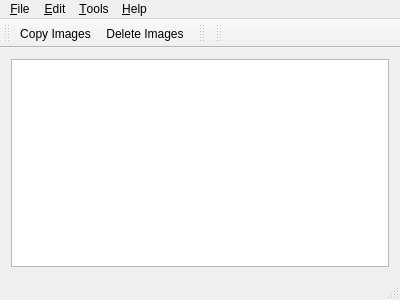
<?xml version="1.0" encoding="UTF-8"?>
<ui version="4.0">
 <class>MainWindow</class>
 <widget class="QMainWindow" name="MainWindow">
  <property name="geometry">
   <rect>
    <x>0</x>
    <y>0</y>
    <width>400</width>
    <height>300</height>
   </rect>
  </property>
  <property name="windowTitle">
   <string>MainWindow</string>
  </property>
  <widget class="QWidget" name="centralWidget">
   <layout class="QVBoxLayout" name="verticalLayout">
    <item>
     <widget class="DictionaryTextEdit" name="textEdit"/>
    </item>
   </layout>
  </widget>
  <widget class="QMenuBar" name="menuBar">
   <property name="geometry">
    <rect>
     <x>0</x>
     <y>0</y>
     <width>400</width>
     <height>20</height>
    </rect>
   </property>
   <widget class="QMenu" name="menu_File">
    <property name="title">
     <string>&amp;File</string>
    </property>
    <addaction name="action_Save"/>
    <addaction name="separator"/>
    <addaction name="actionQuit"/>
   </widget>
   <widget class="QMenu" name="menu_Tools">
    <property name="title">
     <string>&amp;Tools</string>
    </property>
    <addaction name="actionCopyImages"/>
    <addaction name="actionDeleteImages"/>
   </widget>
   <widget class="QMenu" name="menu_Help">
    <property name="title">
     <string>&amp;Help</string>
    </property>
    <addaction name="actionAbout_Qt"/>
   </widget>
   <widget class="QMenu" name="menu_Edit">
    <property name="title">
     <string>&amp;Edit</string>
    </property>
   </widget>
   <addaction name="menu_File"/>
   <addaction name="menu_Edit"/>
   <addaction name="menu_Tools"/>
   <addaction name="menu_Help"/>
  </widget>
  <widget class="QToolBar" name="mainToolBar">
   <property name="windowTitle">
    <string>Tools</string>
   </property>
   <property name="iconSize">
    <size>
     <width>40</width>
     <height>40</height>
    </size>
   </property>
   <attribute name="toolBarArea">
    <enum>TopToolBarArea</enum>
   </attribute>
   <attribute name="toolBarBreak">
    <bool>false</bool>
   </attribute>
   <addaction name="actionCopyImages"/>
   <addaction name="actionDeleteImages"/>
  </widget>
  <widget class="QStatusBar" name="statusBar"/>
  <widget class="QToolBar" name="editToolBar">
   <property name="windowTitle">
    <string>Edit</string>
   </property>
   <attribute name="toolBarArea">
    <enum>TopToolBarArea</enum>
   </attribute>
   <attribute name="toolBarBreak">
    <bool>false</bool>
   </attribute>
  </widget>
  <widget class="QToolBar" name="fontToolBar">
   <property name="windowTitle">
    <string>Font</string>
   </property>
   <attribute name="toolBarArea">
    <enum>TopToolBarArea</enum>
   </attribute>
   <attribute name="toolBarBreak">
    <bool>false</bool>
   </attribute>
  </widget>
  <action name="actionCopyImages">
   <property name="checkable">
    <bool>true</bool>
   </property>
   <property name="icon">
    <iconset resource="../../../resources.qrc">
     <normaloff>:/Resources/Images/1340368690_iPhoto.png</normaloff>:/Resources/Images/1340368690_iPhoto.png</iconset>
   </property>
   <property name="text">
    <string>Copy Images</string>
   </property>
   <property name="shortcut">
    <string>Ctrl+R</string>
   </property>
  </action>
  <action name="action_Save">
   <property name="text">
    <string>&amp;Save</string>
   </property>
  </action>
  <action name="actionAbout_Qt">
   <property name="icon">
    <iconset resource="../../../resources.qrc">
     <normaloff>:/Resources/Images/qtcreator_logo_512.png</normaloff>:/Resources/Images/qtcreator_logo_512.png</iconset>
   </property>
   <property name="text">
    <string>About Qt...</string>
   </property>
  </action>
  <action name="actionDeleteImages">
   <property name="icon">
    <iconset resource="../../../resources.qrc">
     <normaloff>:/Resources/Images/Delete-icon.png</normaloff>:/Resources/Images/Delete-icon.png</iconset>
   </property>
   <property name="text">
    <string>Delete Images</string>
   </property>
   <property name="shortcut">
    <string>Ctrl+R</string>
   </property>
  </action>
  <action name="actionQuit">
   <property name="icon">
    <iconset resource="../../../resources.qrc">
     <normaloff>:/Resources/Images/Button-Close-icon.png</normaloff>:/Resources/Images/Button-Close-icon.png</iconset>
   </property>
   <property name="text">
    <string>Quit</string>
   </property>
   <property name="shortcut">
    <string>Ctrl+Q</string>
   </property>
  </action>
 </widget>
 <layoutdefault spacing="6" margin="11"/>
 <customwidgets>
  <customwidget>
   <class>DictionaryTextEdit</class>
   <extends>QTextEdit</extends>
   <header>src/widgets/dictionarytextedit.h</header>
  </customwidget>
 </customwidgets>
 <resources>
  <include location="../../../resources.qrc"/>
 </resources>
 <connections/>
</ui>
